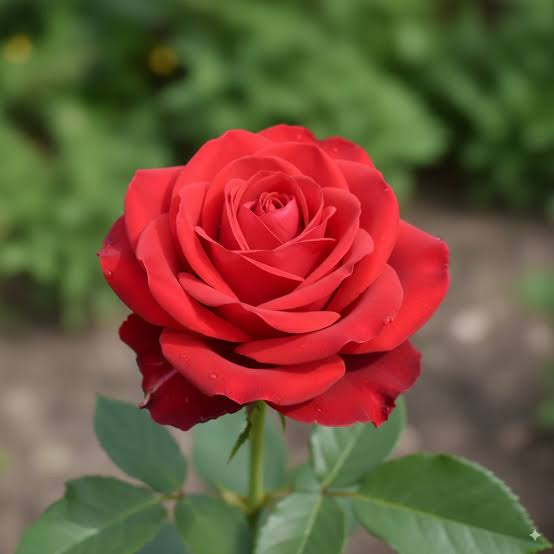
#> input picture input/images.jpg, 554 x 554 px
$ python elearning1.py
#> lines starting #> are read from the running program, lines starting #| are printed output that depends on the picture
### chon_anh.py
"""
Module dùng chung: chọn ảnh bằng hộp thoại và lưu ảnh an toàn.
Các file khác chỉ cần:  from chon_anh import chon_anh, luu_anh
"""
import os
import numpy as np
import cv2
import tkinter as tk
from tkinter import filedialog


def chon_anh(title="Chọn ảnh", mode=cv2.IMREAD_COLOR):
    """Mở hộp thoại cho người dùng chọn ảnh, trả về (ảnh, đường dẫn).

    - mode = cv2.IMREAD_COLOR      -> ảnh màu BGR
    - mode = cv2.IMREAD_GRAYSCALE  -> ảnh xám
    """
#> called with title = 'Chọn ảnh để thực hành', mode = 1
    # Tạo cửa sổ tkinter ẩn, chỉ dùng để hiện hộp thoại chọn file
    root = tk.Tk()
    root.withdraw()
    root.attributes("-topmost", True)  # đưa hộp thoại lên trên cùng

    path = filedialog.askopenfilename(
        title=title,
        filetypes=[("Ảnh", "*.jpg *.jpeg *.png *.bmp *.webp"),
                   ("Tất cả", "*.*")],
    )
#> the answer given: input/images.jpg
    root.destroy()

    # Người dùng bấm Cancel -> dừng chương trình
    if not path:
        raise SystemExit("Bạn chưa chọn ảnh!")

    # cv2.imread không đọc được đường dẫn có dấu tiếng Việt,
    # nên đọc bằng np.fromfile rồi giải mã bằng cv2.imdecode
    img = cv2.imdecode(np.fromfile(path, dtype=np.uint8), mode)
#> img is the input picture: shape (554, 554, 3); mean B, G, R 59.3, 83.7, 114.5
    if img is None:
        raise SystemExit(f"Không đọc được ảnh: {path}")

    return img, path


def luu_anh(ten_file, img, thu_muc="results"):
    """Lưu ảnh vào thư mục (tự tạo nếu chưa có). Hỗ trợ đường dẫn Unicode."""
    os.makedirs(thu_muc, exist_ok=True)
    duong_dan = os.path.join(thu_muc, ten_file)
    ext = os.path.splitext(ten_file)[1] or ".png"
    ok, buf = cv2.imencode(ext, img)
    if ok:
        buf.tofile(duong_dan)
        print(f"Đã lưu: {duong_dan}")
    return duong_dan

### elearning1.py
import cv2
from chon_anh import chon_anh, luu_anh

# BƯỚC 1: Chọn ảnh màu (thay cho đường dẫn cố định cat.jpg)
# cv2.IMREAD_COLOR (hoặc số 1) = đọc ảnh màu BGR
img, path = chon_anh("Chọn ảnh để thực hành")
#> path = 'input/images.jpg'

# BƯỚC 2: Hiển thị ảnh trong 1 giây
# waitKey(1000) = chờ 1000 ms; waitKey(0) = chờ đến khi bấm phím
cv2.imshow('tai anh', img)
cv2.waitKey(1000)

# BƯỚC 3: Lưu ảnh sang tệp mới
luu_anh("1_anhsaukhiluu.png", img)

# BƯỚC 4: Đọc lại dưới dạng ảnh xám (cờ 0 = IMREAD_GRAYSCALE) và lưu
img_gray = cv2.cvtColor(img, cv2.COLOR_BGR2GRAY)
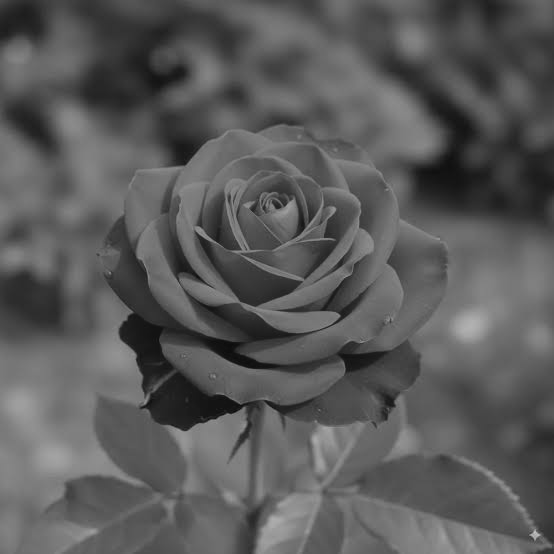
#> img_gray: shape (554, 554); min 9, max 197, mean 90.1
luu_anh("1_anhdentrang.png", img_gray)

# BƯỚC 5: Chuyển không gian màu
# HSV: Hue (sắc độ) - Saturation (độ bão hòa) - Value (độ sáng)
img_hsv = cv2.cvtColor(img, cv2.COLOR_BGR2HSV)
#> img_hsv: shape (554, 554, 3); mean H, S, V 71.9, 134, 128.1
luu_anh("1_anhHSV.png", img_hsv)

# LAB: L (độ sáng) - a (xanh lá <-> đỏ) - b (xanh dương <-> vàng)
img_lab = cv2.cvtColor(img, cv2.COLOR_BGR2Lab)
#> img_lab: shape (554, 554, 3); mean of channels 0, 1, 2 104.9, 134.5, 151.4
luu_anh("1_anhLAB.png", img_lab)

# BƯỚC 6: Cắt ảnh bằng slicing numpy: img[y1:y2, x1:x2]
# Nếu ảnh nhỏ hơn vùng cắt thì tự động thu nhỏ vùng cắt cho hợp lệ
h, w = img.shape[:2]
#> h = 554; w = 554
y1, y2 = 50, min(250, h)
#> y1 = 50; y2 = 250
x1, x2 = 100, min(300, w)
#> x1 = 100; x2 = 300
cropped_img = img[y1:y2, x1:x2]
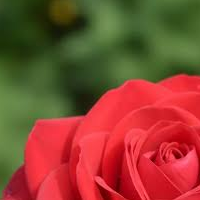
#> cropped_img: shape (200, 200, 3); mean B, G, R 48.6, 69.7, 138.2

cv2.imshow('Anh da cat', cropped_img)
cv2.waitKey(0)
luu_anh("1_anhdacat.png", cropped_img)

cv2.destroyAllWindows()
